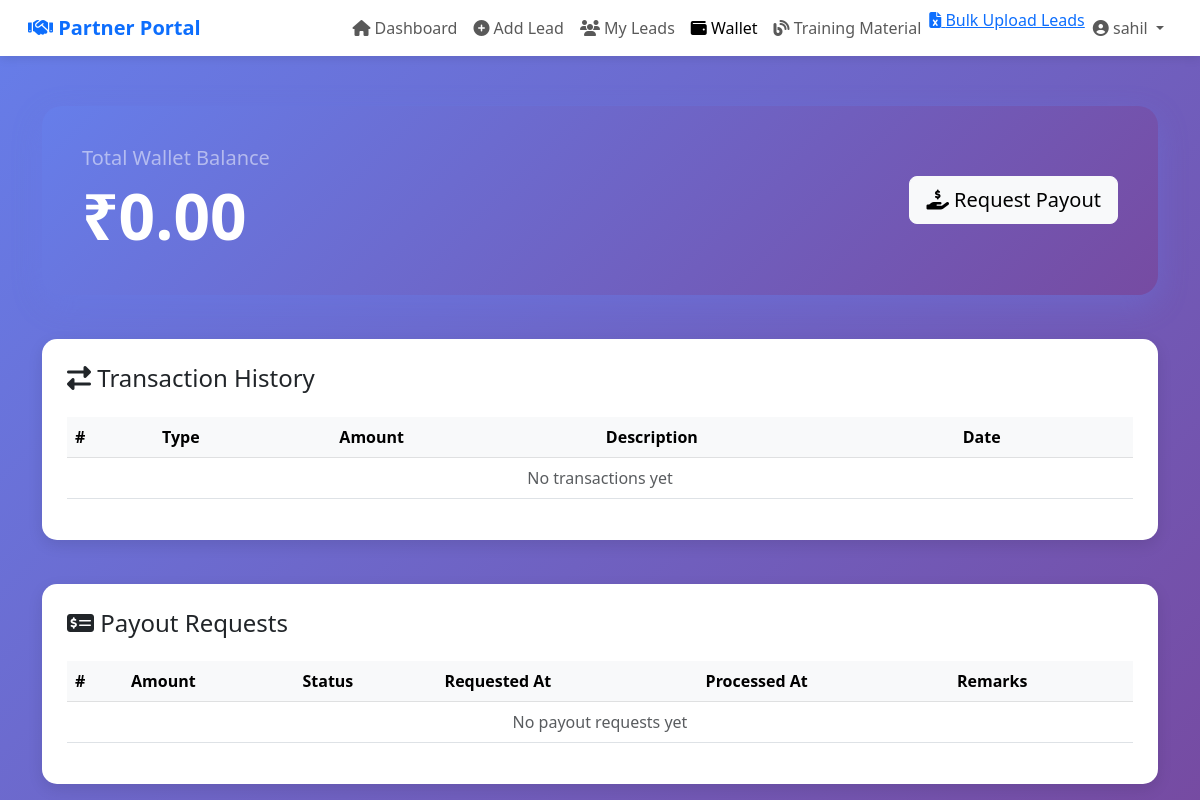
Page /wallet/ (signed in) on the earlier database version.
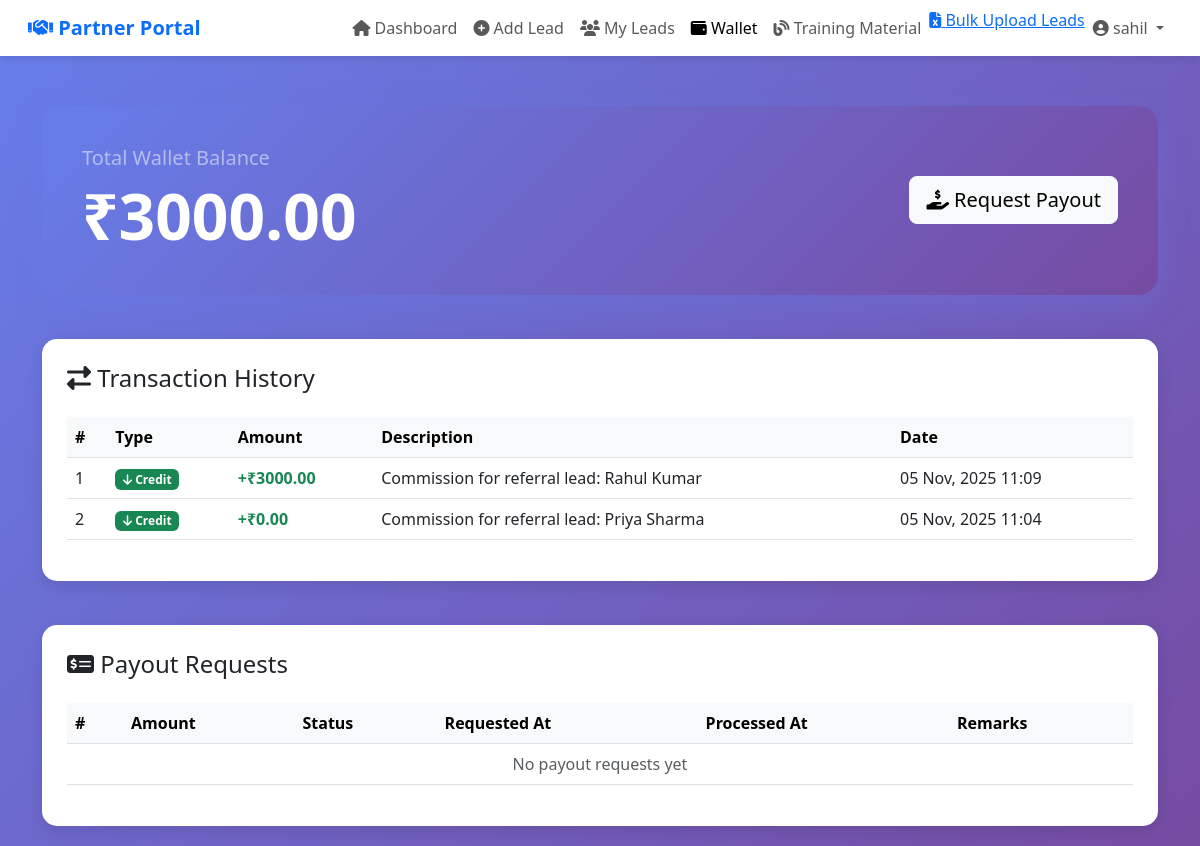
Same page on the later database version.
### referal_system/models.py (models this page shows, shortened)
class Partner(models.Model):
    user = models.OneToOneField(User, on_delete=models.CASCADE)
    name = models.CharField(max_length=200)
    email = models.EmailField(unique=True)
    phone = models.CharField(max_length=15)
    company_name = models.CharField(max_length=200, blank=True, null=True)
    address = models.TextField(blank=True, null=True)
    city = models.CharField(max_length=100, blank=True, null=True)
    state = models.CharField(max_length=100, blank=True, null=True)
    pincode = models.CharField(max_length=10, blank=True, null=True)
    aadhaar_number = models.CharField(max_length=12, blank=True, null=True)
    pan_number = models.CharField(max_length=10, blank=True, null=True)
    gst_number = models.CharField(max_length=15, blank=True, null=True)
    bank_name = models.CharField(max_length=200, blank=True, null=True)
    account_number = models.CharField(max_length=20, blank=True, null=True)
    ifsc_code = models.CharField(max_length=11, blank=True, null=True)
    account_holder_name = models.CharField(max_length=200, blank=True, null=True)
    referral_code = models.CharField(max_length=20, unique=True, blank=True)
    wallet_balance = models.DecimalField(max_digits=10, decimal_places=2, default=0.00)
    is_active = models.BooleanField(default=True)
    is_verified = models.BooleanField(default=False)
    created_at = models.DateTimeField(auto_now_add=True)
    updated_at = models.DateTimeField(auto_now=True)
    registered_by = models.ForeignKey(User, on_delete=models.SET_NULL, null=True, blank=True, related_name='registered_partners')
    class Meta:
        ordering = ['-created_at']

class Transaction(models.Model):
    TRANSACTION_TYPE_CHOICES = (
        ('credit', 'Credit'),
        ('debit', 'Debit'),
    )
    partner = models.ForeignKey(Partner, on_delete=models.CASCADE)
    lead = models.ForeignKey(Lead, on_delete=models.CASCADE, null=True, blank=True)
    transaction_type = models.CharField(max_length=10, choices=TRANSACTION_TYPE_CHOICES)
    amount = models.DecimalField(max_digits=10, decimal_places=2)
    description = models.TextField()
    created_at = models.DateTimeField(auto_now_add=True)

### referal_system/views.py (the view)
# urls.py: path("wallet/", views.partner_wallet, name="partner_wallet"),
@login_required
def partner_wallet(request):
    if request.user.is_staff:
        return redirect('admin_dashboard')
    partner = get_object_or_404(Partner, user=request.user)
    transactions = Transaction.objects.filter(partner=partner).order_by('-created_at')
    payouts = Payout.objects.filter(partner=partner).order_by('-requested_at')
    context = {
        'partner': partner,
        'transactions': transactions,
        'payouts': payouts,
    }
    return render(request, 'referal_system/partner_wallet.html', context)

### referal_system/templates/referal_system/partner_wallet.html (shortened to what the changed rows need)
{% extends 'referal_system/partner_base.html' %}
{% block content %}
<div class="container">
    <div class="row mb-4">
        <div class="col-12">
            <div class="wallet-card">
                <div class="row align-items-center">
                    <div class="col-md-8">
                        <h5 class="mb-2 text-white-50">Total Wallet Balance</h5>
                        <h1 class="display-3 fw-bold mb-0">₹{{ partner.wallet_balance|floatformat:2 }}</h1>
                    </div>
                </div>
            </div>
        </div>
    </div>
    <div class="row">
        <div class="col-12">
            <div class="table-card">
                <div class="table-responsive">
                    <table class="table table-hover">
                        <thead class="table-light">
                            <tr>
                                <th>#</th>
                                <th>Type</th>
                                <th>Amount</th>
                                <th>Description</th>
                                <th>Date</th>
                            </tr>
                        </thead>
                        <tbody>
                            {% for transaction in transactions %}
                            <tr>
                                <td>{{ forloop.counter }}</td>
                                <td>
                                    {% if transaction.transaction_type == 'credit' %}
                                        <span class="badge bg-success">
                                            <i class="fas fa-arrow-down"></i> Credit
                                        </span>
                                    {% else %}
                                        <span class="badge bg-danger">
                                            <i class="fas fa-arrow-up"></i> Debit
                                        </span>
                                    {% endif %}
                                </td>
                                <td class="fw-bold">
                                    {% if transaction.transaction_type == 'credit' %}
                                        <span class="text-success">+₹{{ transaction.amount|floatformat:2 }}</span>
                                    {% else %}
                                        <span class="text-danger">-₹{{ transaction.amount|floatformat:2 }}</span>
                                    {% endif %}
                                </td>
                                <td>{{ transaction.description }}</td>
                                <td>{{ transaction.created_at|date:"d M, Y H:i" }}</td>
                            </tr>
                            {% empty %}
                            <tr>
                                <td colspan="5" class="text-center text-muted">No transactions yet</td>
                            </tr>
                            {% endfor %}
                        </tbody>
                    </table>
                </div>
            </div>
        </div>
    </div>
    <div class="row mt-4">
        <div class="col-12">
            <div class="table-card">
                <div class="table-responsive">
                    <table class="table table-hover">
                        <thead class="table-light">
                            <tr>
                                <th>#</th>
                                <th>Amount</th>
                                <th>Status</th>
                                <th>Requested At</th>
                                <th>Processed At</th>
                                <th>Remarks</th>
                            </tr>
                        </thead>
                    </table>
                </div>
            </div>
        </div>
    </div>
</div>
{% endblock %}

Differences in the rows shown:
changed Partner: wallet_balance "0.00" → "3000.00"
added Transaction: transaction_type "credit" (drawn)
added Transaction: transaction_type "credit" (drawn)
Other differences:
text no longer shown: "No transactions yet"
